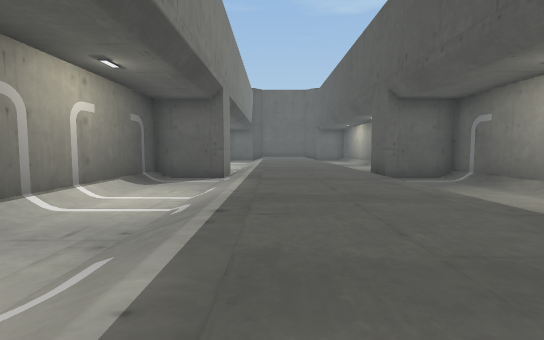
View 1 (above)

13 first-person views from a walk through a scene from a Unity 3-D project. The camera is 1.3 m above the floor, tilts 4° down and sees 85° across. The floor is counted in squares, 2 m on a side. Each view is taken from the middle of a square. On the plan, view 1 faces up. The plan holds only what a view shows up to about 9 squares ahead; the rest is blank. The place goes on beyond the plan. The player character is not drawn.

View 2
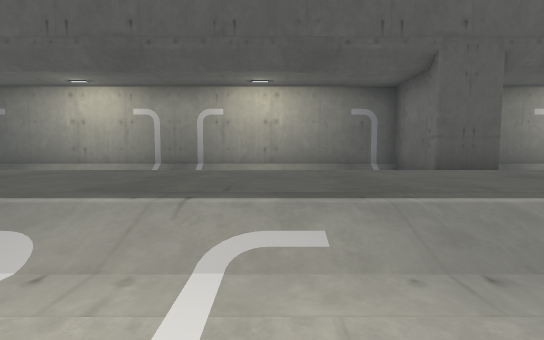

View 3
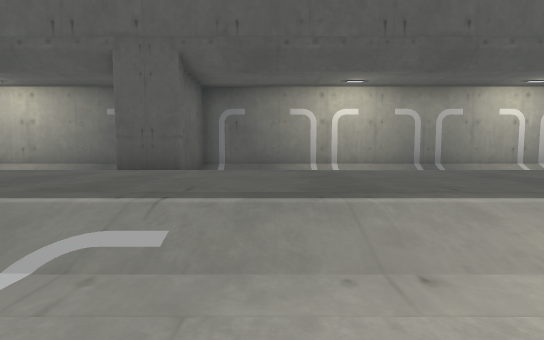

View 4
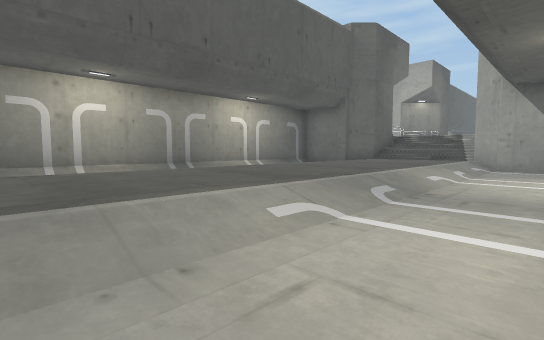

View 5
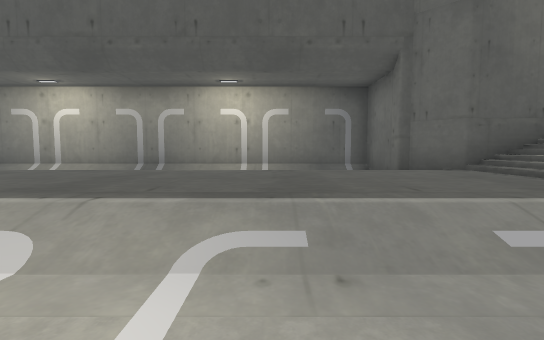

View 6
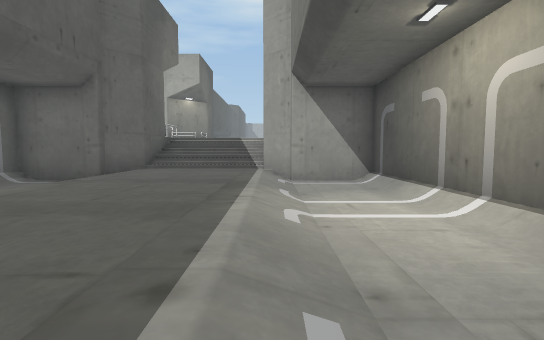

View 7
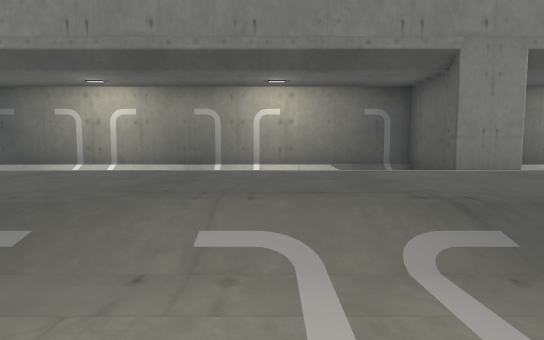

View 8
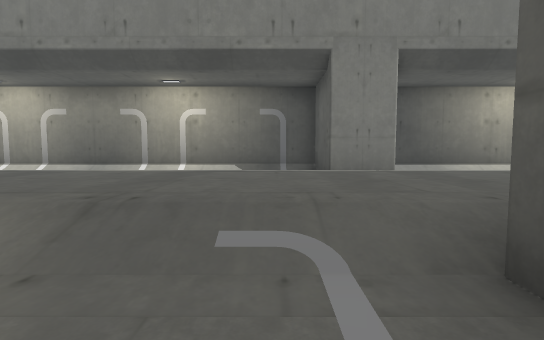

View 9
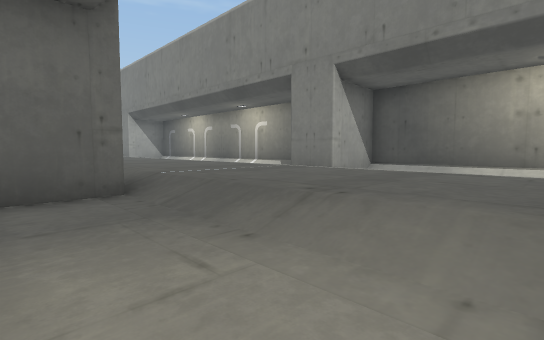

View 10
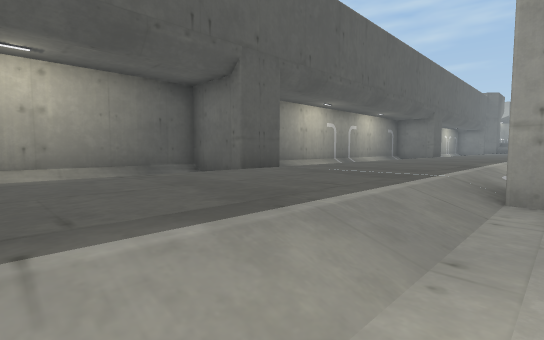

View 11
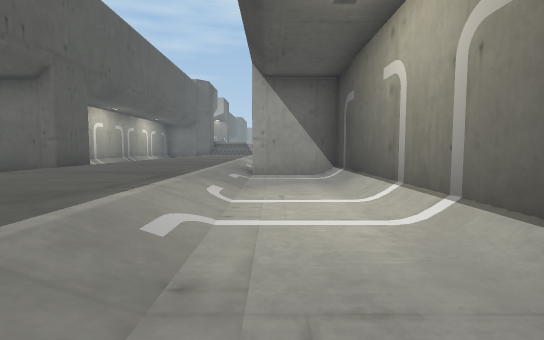

View 12
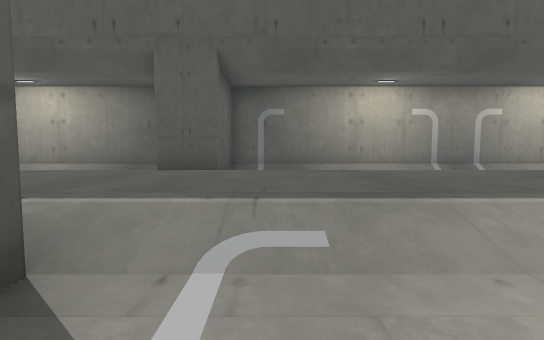

View 13
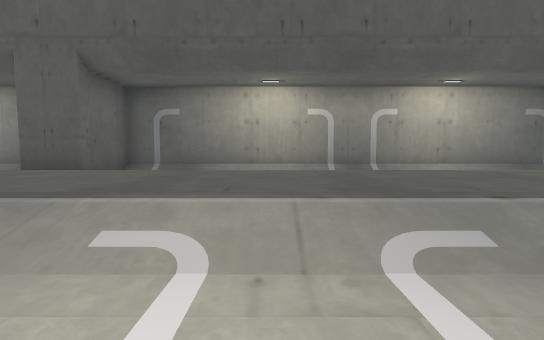

### Floor plan
Key: @ floor where view 1 was taken; # wall or solid block; . main floor; : floor 0.5 m higher than the main floor; + floor 0.75 m higher than the main floor; / step, stairs or slope.
Columns run from 4 left of view 1 to 6 right of it. Each row starts with its distance up from view 1.
 15 #../:::/..#
 14 #../:::/..#
 13 #../:::/..#
 12 #../:::/..#
 11 #../:::/..#
 10 ###/:::/###
  9 #../:::/..#
  8 #../:::/..#
  7 #../:::/..#
  6 #../:::/..#
  5 #../:::/..#
  4 #../:::/..#
  3 #../:::/ .#
  2 #../:::/ .#
  1 #../:::/ .#
  0 #../@::/ .#
 -1 #../:::/ .#
 -2 #../:::/ .#
 -3 #../:::/ .#
 -4 ###/:::/###
 -5 ###/:::/###
 -6 #../:::/ .#
 -7 #../:::/ .#
 -8 #../:::/..#
 -9 #../:::/..#
-10 #../:::/..#
-11 #../:::/ .#
-12 #../:::/ .#
-13 #../:::/ .#
-14 #../:::/ .#
-15 #../:::/ .#
-16 #../:::/..#
-17 #../:::/..#
-18 ###/:::/###
-19   ## ++##

Where each view was taken, in squares from view 1:
view 1: 0 up, 0 right, facing up
view 2: 0 up, 3 left, facing right
view 3: 7 down, 3 left, facing right
view 4: 7 down, 3 left, facing down-right
view 5: 15 down, 3 left, facing right
view 6: 10 down, 1 left, facing down
view 7: 9 down, 5 right, facing left
view 8: 8 up, 5 right, facing left
view 9: 15 up, 5 right, facing down-left
view 10: 15 up, 2 left, facing down-right
view 11: 4 up, 2 left, facing down
view 12: 8 up, 3 left, facing right
view 13: 5 up, 3 left, facing right
